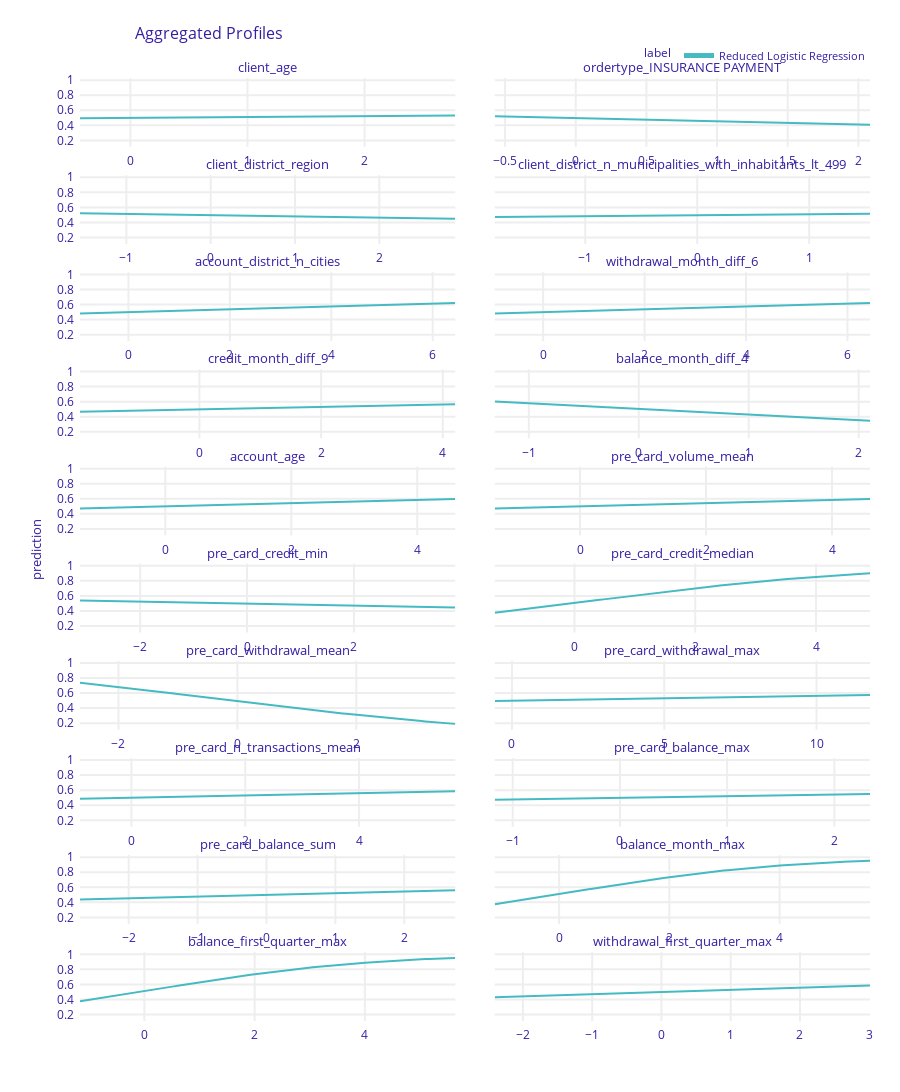

This figure's notebook cell:
### Code cell
# plot partial dependence plot
pd_rf = explainer.model_profile()

pd_rf.plot()
